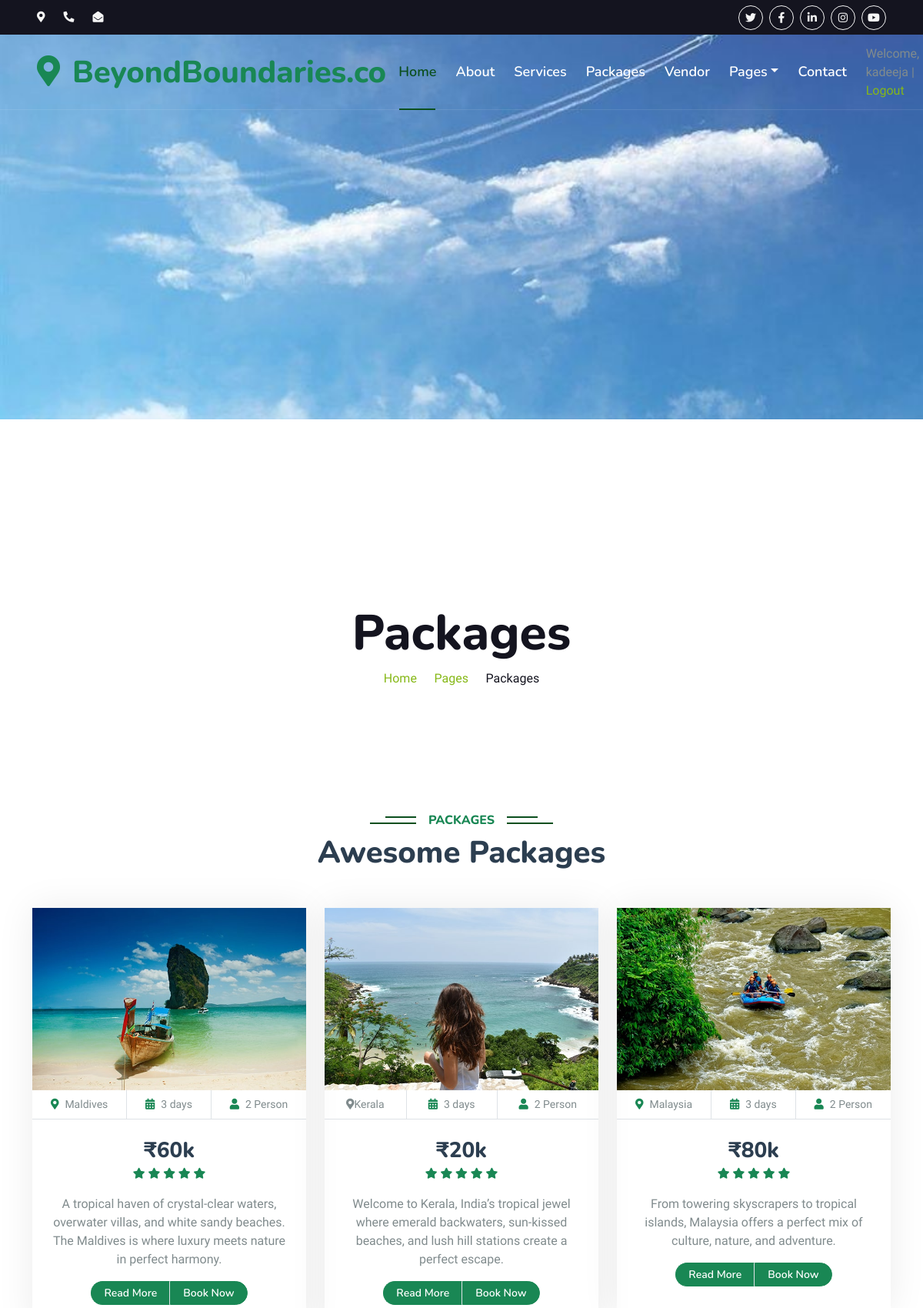
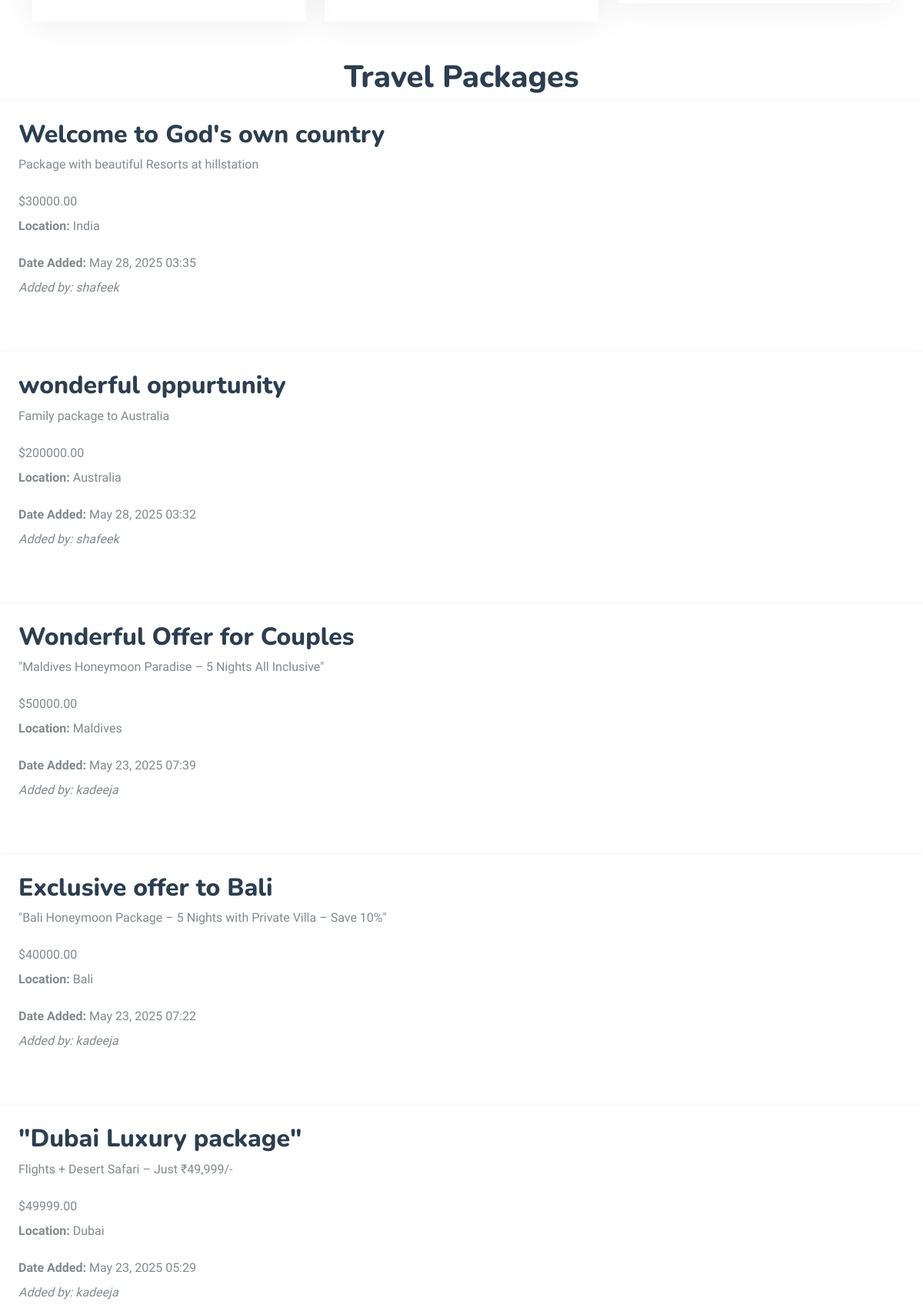
Page /packages_list/ (signed in, upper part) on the committed database (2 pictures, top to bottom).
### travelapp/models.py (models this page shows, shortened)
class Package(models.Model):
    vendor = models.ForeignKey(User, on_delete=models.CASCADE)  # vendor user
    title = models.CharField(max_length=100)
    description = models.TextField()
    price = models.DecimalField(max_digits=8, decimal_places=2)
    location = models.CharField(max_length=100)
    created_at = models.DateTimeField(auto_now_add=True)
    is_approved = models.BooleanField(default=False)

### travelapp/views.py (the view)
# urls.py: path('packages_list/',v.package_list,name='packages_list'),
def package_list(request):
    packages = Package.objects.all().order_by('-created_at')
    return render(request, 'packages_list.html', {'packages': packages})

### travelapp/templates/packages_list.html (shortened to what this page needs)
{% extends 'base.html' %}
{% load static %}
    {% block content %}
        <div class="container-fluid py-5 mb-5 hero-header" style="background: url('{% static 'design/img/tra.jpg' %}') center center/cover no-repeat; min-height:500px ;" ></div>
            <div class="container py-5">
                <div class="row justify-content-center py-5">
                    <div class="col-lg-10 pt-lg-5 mt-lg-5 text-center">
                       <h1 class="display-3 text-dark animated slideInDown">Packages</h1>
                            <nav aria-label="breadcrumb">
                                <ol class="breadcrumb justify-content-center">
                                    <li class="breadcrumb-item"><a href="#">Home</a></li>
                                    <li class="breadcrumb-item"><a href="#">Pages</a></li>
                                    <li class="breadcrumb-item text-dark active" aria-current="page">Packages</li>
                                </ol>
                            </nav>
                        </div>
                    </div>
                </div>
        <div class="container-xxl py-5">
            <div class="container">
                <div class="text-center wow fadeInUp" data-wow-delay="0.1s">
                    <h6 class="section-title bg-white text-center text-success px-3">Packages</h6>
                    <h1 class="mb-5">Awesome Packages</h1>
                </div>
                <div class="row g-4 justify-content-center">
                    <div class="col-lg-4 col-md-6 wow fadeInUp" data-wow-delay="0.1s">
                        <div class="package-item">
                            <div class="overflow-hidden">
                                <img class="img-fluid" src="img/package-1.jpg" alt="">
                            </div>
                            <div class="d-flex border-bottom">
                                <small class="flex-fill text-center border-end py-2"><i class="fa fa-map-marker-alt text-success me-2"></i>Maldives</small>
                                <small class="flex-fill text-center border-end py-2"><i class="fa fa-calendar-alt text-success me-2"></i>3 days</small>
                                <small class="flex-fill text-center py-2"><i class="fa fa-user text-success me-2"></i>2 Person</small>
                            </div>
                            <div class="text-center p-4">
                                <h3 class="mb-0">₹60k</h3>
                                <div class="mb-3">
                                    <small class="fa fa-star text-success"></small>
                                    <small class="fa fa-star text-success"></small>
                                    <small class="fa fa-star text-success"></small>
                                    <small class="fa fa-star text-success"></small>
                                    <small class="fa fa-star text-success"></small>
                                </div>
                                <p>A tropical haven of crystal-clear waters, overwater villas, and white sandy beaches. The Maldives is where luxury meets nature in perfect harmony.</p>
                                <div class="d-flex justify-content-center mb-2">
                                    <a href="#" class="btn btn-sm btn-success px-3 border-end" style="border-radius: 30px 0 0 30px;">Read More</a>
                                    <a href="#" class="btn btn-sm btn-success px-3" style="border-radius: 0 30px 30px 0;">Book Now</a>
                                </div>
                            </div>
                        </div>
                    </div>
                    <div class="col-lg-4 col-md-6 wow fadeInUp" data-wow-delay="0.3s">
                        <div class="package-item">
                            <div class="overflow-hidden">
                                <img class="img-fluid" src="img/package-2.jpg" alt="">
                            </div>
                            <div class="d-flex border-bottom">
                                <small class="flex-fill text-center border-end py-2"><i class="fa fa-map-marker-alt text- successme-2"></i>Kerala</small>
                                <small class="flex-fill text-center border-end py-2"><i class="fa fa-calendar-alt text-success me-2"></i>3 days</small>
                                <small class="flex-fill text-center py-2"><i class="fa fa-user text-success me-2"></i>2 Person</small>
                            </div>
                            <div class="text-center p-4">
                                <h3 class="mb-0">₹20k</h3>
                                <div class="mb-3">
                                    <small class="fa fa-star text-success"></small>
                                    <small class="fa fa-star text-success"></small>
                                    <small class="fa fa-star text-success"></small>
                                    <small class="fa fa-star text-success"></small>
                                    <small class="fa fa-star text-success"></small>
                                </div>
                                <p>Welcome to Kerala, India’s tropical jewel where emerald backwaters, sun-kissed beaches, and lush hill stations create a perfect escape.</p>
                                <div class="d-flex justify-content-center mb-2">
                                    <a href="#" class="btn btn-sm btn-success px-3 border-end" style="border-radius: 30px 0 0 30px;">Read More</a>
                                    <a href="#" class="btn btn-sm btn-success px-3" style="border-radius: 0 30px 30px 0;">Book Now</a>
                                </div>
                            </div>
                        </div>
                    </div>
                    <div class="col-lg-4 col-md-6 wow fadeInUp" data-wow-delay="0.5s">
                        <div class="package-item">
                            <div class="overflow-hidden">
                                <img class="img-fluid" src="img/package-3.jpg" alt="">
                            </div>
                            <div class="d-flex border-bottom">
                                <small class="flex-fill text-center border-end py-2"><i class="fa fa-map-marker-alt text-success me-2"></i>Malaysia</small>
                                <small class="flex-fill text-center border-end py-2"><i class="fa fa-calendar-alt text-success me-2"></i>3 days</small>
                                <small class="flex-fill text-center py-2"><i class="fa fa-user text-success me-2"></i>2 Person</small>
                            </div>
                            <div class="text-center p-4">
                                <h3 class="mb-0">₹80k</h3>
                                <div class="mb-3">
                                    <small class="fa fa-star text-success"></small>
                                    <small class="fa fa-star text-success"></small>
                                    <small class="fa fa-star text-success"></small>
                                    <small class="fa fa-star text-success"></small>
                                    <small class="fa fa-star text-success"></small>
                                </div>
                                <p>From towering skyscrapers to tropical islands, Malaysia offers a perfect mix of culture, nature, and adventure.</p>
                                <div class="d-flex justify-content-center mb-2">
                                    <a href="#" class="btn btn-sm btn-success px-3 border-end" style="border-radius: 30px 0 0 30px;">Read More</a>
                                    <a href="#" class="btn btn-sm btn-success px-3" style="border-radius: 0 30px 30px 0;">Book Now</a>
                                </div>
                            </div>
                        </div>
                    </div>
                </div>
            </div>
        </div>
        <div class="bg-gray-100 p-8">
            <div class="max-w-5xl mx-auto">
                <h1 class="text-4xl font-bold mb-8 text-center">Travel Packages</h1>
                <div class="grid grid-cols-1 md:grid-cols-3 gap-6">
                {% for package in packages %}
                <div class="bg-white rounded shadow p-4 flex flex-col">
                    <h2 class="text-xl font-semibold mb-2">{{ package.title }}</h2>
                    <p class="text-gray-700 mb-4 flex-grow">{{ package.description|truncatechars:100 }}</p>
                    <p class="text-green-700 font-bold mb-2">${{ package.price }}</p>
                    <p class="text-gray-600 mb-4"><strong>Location:</strong> {{ package.location }}</p>
                    <p class="text-sm text-gray-500 mb-2">
                        <strong>Date Added:</strong> {{ package.created_at|date:"M d, Y H:i" }}
                    </p>
                    <p class="text-sm text-gray-500 mb-4"><em>Added by: {{ package.vendor.username }}</em></p>
                    <a href="#" class="mt-auto bg-blue-600 text-white px-3 py-2 rounded text-center hover:bg-blue-700">
                    </a>
                </div>
                {% empty %}
                <p class="col-span-3 text-center text-gray-600">No packages available right now.</p>
                {% endfor %}
                </div>
            </div>
        </div>
    {% endblock %}

### travelapp/templates/base.html (shortened to what this page needs)
{% load static %}
<!DOCTYPE html>
<html lang="en">
<head>
    <link href="https://cdnjs.cloudflare.com/ajax/libs/font-awesome/5.10.0/css/all.min.css" rel="stylesheet">
    <link href="https://cdn.jsdelivr.net/npm/bootstrap-icons@1.4.1/font/bootstrap-icons.css" rel="stylesheet">
    <link href="{% static 'design/lib/animate/animate.min.css' %}" rel="stylesheet">
    <link href="{% static 'design/lib/owlcarousel/assets/owl.carousel.min.css' %}" rel="stylesheet">
    <link href="{% static 'design/lib/tempusdominus/css/tempusdominus-bootstrap-4.min.css' %}" rel="stylesheet" />
    <link href="{% static 'design/css/bootstrap.min.css' %}" rel="stylesheet">
    <link href="{% static 'design/css/style.css' %}" rel="stylesheet">
</head>
<body>
    <div class="container-fluid bg-dark px-5 d-none d-lg-block">
        <div class="row gx-0">
            <div class="col-lg-8 text-center text-lg-start mb-2 mb-lg-0">
                <div class="d-inline-flex align-items-center" style="height: 45px;">
                    <small class="me-3 text-light"><i class="fa fa-map-marker-alt me-2"></i></small>
                    <small class="me-3 text-light"><i class="fa fa-phone-alt me-2"></i></small>
                    <small class="text-light"><i class="fa fa-envelope-open me-2"></i></small>
                </div>
            </div>
            <div class="col-lg-4 text-center text-lg-end">
                <div class="d-inline-flex align-items-center" style="height: 45px;">
                    <a class="btn btn-sm btn-outline-light btn-sm-square rounded-circle me-2" href=""><i class="fab fa-twitter fw-normal"></i></a>
                    <a class="btn btn-sm btn-outline-light btn-sm-square rounded-circle me-2" href=""><i class="fab fa-facebook-f fw-normal"></i></a>
                    <a class="btn btn-sm btn-outline-light btn-sm-square rounded-circle me-2" href=""><i class="fab fa-linkedin-in fw-normal"></i></a>
                    <a class="btn btn-sm btn-outline-light btn-sm-square rounded-circle me-2" href=""><i class="fab fa-instagram fw-normal"></i></a>
                    <a class="btn btn-sm btn-outline-light btn-sm-square rounded-circle" href=""><i class="fab fa-youtube fw-normal"></i></a>
                </div>
            </div>
        </div>
    </div>
    <div class="container-fluid position-relative p-0">
        <nav class="navbar navbar-expand-lg navbar-light px-4 px-lg-5 py-3 py-lg-0">
            <a href="" class="navbar-brand p-0">
                <h1 class="text-success m-0"><i class="fa fa-map-marker-alt me-3"></i>BeyondBoundaries.co</h1>
            </a>
            <div class="collapse navbar-collapse" id="navbarCollapse">
                <div class="navbar-nav ms-auto py-0">
                    <a href="{% url 'home' %}" class="nav-item nav-link active">Home</a>
                    <a href="{% url 'about' %}" class="nav-item nav-link">About</a>
                    <a href="{% url 'service' %}" class="nav-item nav-link">Services</a>
                    <a href="{% url 'packages_list' %}" class="nav-item nav-link">Packages</a>
                    <a href="{% url 'vendor_dashboard' %}" class="nav-item nav-link">Vendor</a>
                    <div class="nav-item dropdown">
                        <a href="#" class="nav-link dropdown-toggle" data-bs-toggle="dropdown">Pages</a>
                    </div>
                    <a href="{% url 'contact' %}" class="nav-item nav-link">Contact</a>
                </div>
                <nav>
                    {% if user.is_authenticated %}
                        Welcome, {{ user.username }} |
                        <a href="{% url 'logout' %}">Logout</a>
                    {% else %}
                        <a href="{% url 'register' %}" class="btn btn-success rounded-pill py-2 px-4">Register</a>
                        <a href="{% url 'login' %}" class="btn btn-success rounded-pill py-2 px-4">Login</a>
                    {% endif %}
                </nav>
            </div>
        </nav>
    </div>
        {% block content %}{% endblock %}
</body>
</html>

### static/design/css/style.css (style rules this page uses)
:root { --primary: #0b4f1e; --secondary: #802d0c; --light: #F5F5F5; --dark: #151523; }
.btn { font-family: 'Nunito', sans-serif; font-weight: 600; transition: .5s; }
.btn-sm-square { width: 32px; height: 32px; }
.btn-square, .btn-sm-square, .btn-lg-square { padding: 0; display: flex; align-items: center; justify-content: center; font-weight: normal; border-radius: 0px; }
.navbar-light .navbar-nav .nav-link { font-family: 'Nunito', sans-serif; position: relative; margin-right: 25px; padding: 35px 0; color: #FFFFFF !important; font-size: 18px; font-weight: 600; outline: none; transition: .5s; }
.navbar-light .navbar-nav .nav-link:hover, .navbar-light .navbar-nav .nav-link.active { color: var(--primary) !important; }
@media (min-width: 992px) { .navbar-light { position: absolute; width: 100%; top: 0; left: 0; border-bottom: 1px solid rgba(256, 256, 256, .1); z-index: 999; } }
@media (min-width: 992px) { .navbar-light .navbar-nav .nav-link::before { position: absolute; content: ""; width: 0; height: 2px; bottom: -1px; left: 50%; background: var(--primary); transition: .5s; } }
@media (min-width: 992px) { .navbar-light .navbar-nav .nav-link:hover::before, .navbar-light .navbar-nav .nav-link.active::before { width: calc(100% - 2px); left: 1px; } }
.hero-header { background: linear-gradient(rgba(20, 20, 31, .7), rgba(20, 20, 31, .7)), url(../img/hero-header.jpg); background-position: center center; background-repeat: no-repeat; background-size: cover; max-height: 100vh; }
.breadcrumb-item + .breadcrumb-item::before { color: rgba(255, 255, 255, .5); }
.section-title { position: relative; display: inline-block; text-transform: uppercase; }
.section-title::before { position: absolute; content: ""; width: calc(100% + 80px); height: 2px; top: 4px; left: -40px; background: var(--primary); z-index: -1; }
.section-title::after { position: absolute; content: ""; width: calc(100% + 120px); height: 2px; bottom: 5px; left: -60px; background: var(--primary); z-index: -1; }
.package-item { box-shadow: 0 0 45px rgba(0, 0, 0, .08); }
.package-item img { transition: .5s; }

### rows in the picture
Package: title "Welcome to God's own country", description "Package with beautiful Resorts at hillstation", price "30000.00", location "India", created_at "May 28, 2025 03:35", vendor.username "shafeek"
Package: title "wonderful oppurtunity", description "Family package to Australia", price "200000.00", location "Australia", created_at "May 28, 2025 03:32", vendor.username "shafeek"
Package: title "Wonderful Offer for Couples", description "\"Maldives Honeymoon Paradise – 5 Nights All Inclusive\"", price "50000.00", location "Maldives", created_at "May 23, 2025 07:39", vendor.username "kadeeja"
Package: title "Exclusive offer to Bali", description "\"Bali Honeymoon Package – 5 Nights with Private Villa – Save 10%\"", price "40000.00", location "Bali", created_at "May 23, 2025 07:22", vendor.username "kadeeja"
Package: title "\"Dubai Luxury package\"", description "Flights + Desert Safari – Just ₹49,999/-", price "49999.00", location "Dubai", created_at "May 23, 2025 05:29", vendor.username "kadeeja"

### other values in the picture
{{ user.username }} "kadeeja"
